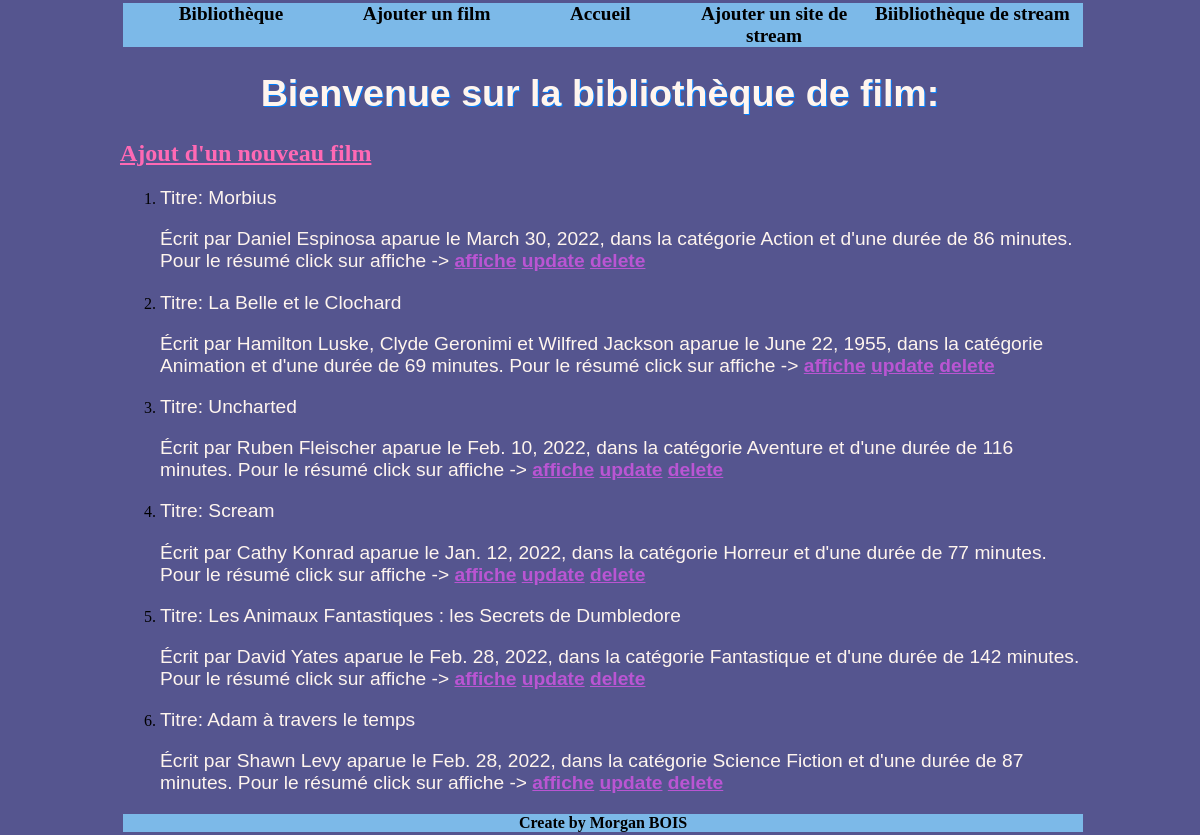
The app's page /stream/index with its own data.
### film/models.py (models this page shows, shortened)
class Film(models.Model):
    titre = models.CharField(max_length=100)
    realisateur = models.CharField(max_length=100)
    date_parution = models.DateField(blank=True, null=True)
    dure = models.IntegerField(blank=False)
    cat = models.CharField(max_length=30, choices=cat)
    resume = models.TextField(null=True, blank=True)
    imaurl = models.URLField(max_length=300)
    site = models.ForeignKey("site", on_delete=models.CASCADE, default=None)

### film/views.py (the view)
# urls.py: path("index",views.index),
def index(request):
    liste = list(models.Film.objects.all())
    return render(request, "film/index.html", {"liste": liste})

### film/templates/film/index.html (shortened to what this page needs)
{% extends 'film/main.html' %}
{% block content %}
<h1> Bienvenue sur la bibliothèque de film: </h1>
<h2><a href="/stream/ajout/">Ajout d'un nouveau film</a> </h2>
<ol>
    {% for l in liste %}
    <li> <p class="ti">Titre: {{l.titre}}</p>
            <p>Écrit par {{l.realisateur}} aparue le {{l.date_parution}}, dans la catégorie {{l.cat}} et d'une durée de {{l.dure}} minutes. Pour le résumé click sur affiche ->
            <a href="/stream/affiche/{{l.id}}/">affiche</a>
            <a href="/stream/update/{{l.id}}/">update</a>
            <a href="/stream/delete/{{l.id}}/">delete</a>
          </p>
        </li>
    {% endfor %}
</ol>
{% endblock %}

### film/static/css/index.css (style rules this page uses)
body { background-color :#55558F; width: 80%; margin: auto; }
h1 { text-align: center; text-shadow: 1px 1px #007FFF; font-family: sans-serif; font-size: 235%; color:#fff5ee; }
a { color:#ba55d3; font-weight: bold; }
h2 a { color:#FF69B4; }
p { font-family: sans-serif; font-size: 120%; color:#fff5ee; }
p a { color:FF69B4; font-weight: bold; }

### records on screen
Film: titre "Morbius", realisateur "Daniel Espinosa", date_parution "March 30, 2022", cat "Action", dure "86"
Film: titre "La Belle et le Clochard", realisateur "Hamilton Luske, Clyde Geronimi et Wilfred Jackson", date_parution "June 22, 1955", cat "Animation", dure "69"
Film: titre "Uncharted", realisateur "Ruben Fleischer", date_parution "Feb. 10, 2022", cat "Aventure", dure "116"
Film: titre "Scream", realisateur "Cathy Konrad", date_parution "Jan. 12, 2022", cat "Horreur", dure "77"
Film: titre "Les Animaux Fantastiques : les Secrets de Dumbledore", realisateur "David Yates", date_parution "Feb. 28, 2022", cat "Fantastique", dure "142"
Film: titre "Adam à travers le temps", realisateur "Shawn Levy", date_parution "Feb. 28, 2022", cat "Science Fiction", dure "87"
